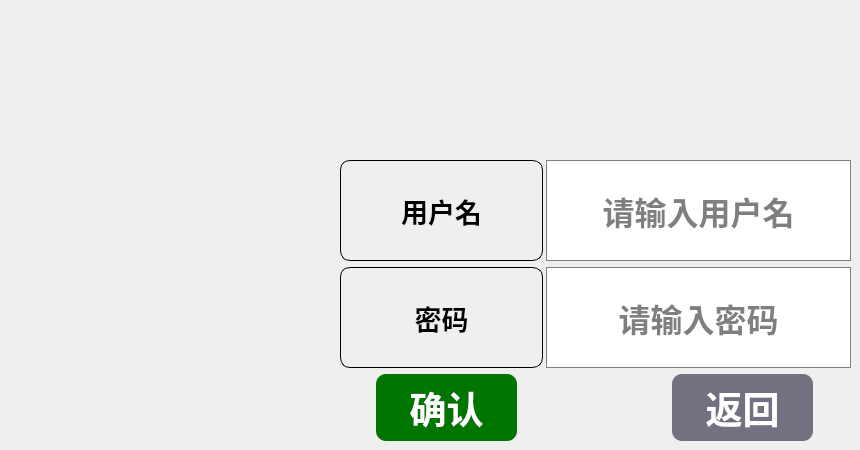
    <widget class="QWidget" name="page">
     <widget class="QWidget" name="layoutWidget">
      <property name="geometry">
       <rect>
        <x>340</x>
        <y>160</y>
        <width>511</width>
        <height>281</height>
       </rect>
      </property>
      <layout class="QVBoxLayout" name="verticalLayout_3" stretch="1,1,1">
       <item>
        <layout class="QHBoxLayout" name="horizontalLayout_11" stretch="2,3">
         <property name="spacing">
          <number>3</number>
         </property>
         <property name="sizeConstraint">
          <enum>QLayout::SetFixedSize</enum>
         </property>
         <item>
          <widget class="QPushButton" name="pushButton_6">
           <property name="sizePolicy">
            <sizepolicy hsizetype="Expanding" vsizetype="Preferred">
             <horstretch>0</horstretch>
             <verstretch>0</verstretch>
            </sizepolicy>
           </property>
           <property name="font">
            <font>
             <pointsize>20</pointsize>
             <weight>75</weight>
             <bold>true</bold>
            </font>
           </property>
           <property name="styleSheet">
            <string notr="true">border-radius: 10px; 
border-style: outset;
border:1px  solid #000;</string>
           </property>
           <property name="text">
            <string>用户名</string>
           </property>
          </widget>
         </item>
         <item>
          <widget class="QLineEdit" name="Username">
           <property name="sizePolicy">
            <sizepolicy hsizetype="Expanding" vsizetype="Preferred">
             <horstretch>0</horstretch>
             <verstretch>0</verstretch>
            </sizepolicy>
           </property>
           <property name="font">
            <font>
             <pointsize>24</pointsize>
             <weight>75</weight>
             <bold>true</bold>
            </font>
           </property>
           <property name="autoFillBackground">
            <bool>false</bool>
           </property>
           <property name="styleSheet">
            <string notr="true">QLineEdit
{
border: 1px solid gray;//边框
border-radius: 4px;//边框圆角
padding: 0 8px;//内容与边框距离
background: white;//背景颜色
selection-background-color: darkgray;//所选内容的背景颜色
	color: rgb(0, 0, 20);
	font: 57 24pt &quot;Ubuntu&quot;;
}


QLineEdit[echoMode=“2”] 
{
	color: rgb(38, 2, 250);
lineedit-password-character: 9679;
}
QLineEdit:read-only //只读状态
{
background: lightblue;
}</string>
           </property>
           <property name="alignment">
            <set>Qt::AlignCenter</set>
           </property>
           <property name="placeholderText">
            <string>请输入用户名</string>
           </property>
           <property name="clearButtonEnabled">
            <bool>false</bool>
           </property>
          </widget>
         </item>
        </layout>
       </item>
       <item>
        <layout class="QHBoxLayout" name="horizontalLayout_12" stretch="2,3">
         <property name="spacing">
          <number>3</number>
         </property>
         <property name="sizeConstraint">
          <enum>QLayout::SetFixedSize</enum>
         </property>
         <item>
          <widget class="QPushButton" name="pushButton_5">
           <property name="sizePolicy">
            <sizepolicy hsizetype="Expanding" vsizetype="Preferred">
             <horstretch>0</horstretch>
             <verstretch>0</verstretch>
            </sizepolicy>
           </property>
           <property name="font">
            <font>
             <pointsize>20</pointsize>
             <weight>75</weight>
             <bold>true</bold>
            </font>
           </property>
           <property name="styleSheet">
            <string notr="true">border-radius: 10px; 
border-style: outset;
border:1px  solid #000;</string>
           </property>
           <property name="text">
            <string>密码</string>
           </property>
          </widget>
         </item>
         <item>
          <widget class="QLineEdit" name="Password">
           <property name="sizePolicy">
            <sizepolicy hsizetype="Expanding" vsizetype="Preferred">
             <horstretch>0</horstretch>
             <verstretch>0</verstretch>
            </sizepolicy>
           </property>
           <property name="font">
            <font>
             <pointsize>24</pointsize>
             <weight>75</weight>
             <bold>true</bold>
            </font>
           </property>
           <property name="autoFillBackground">
            <bool>false</bool>
           </property>
           <property name="styleSheet">
            <string notr="true">QLineEdit
{
border: 1px solid gray;//边框
border-radius: 4px;//边框圆角
padding: 0 8px;//内容与边框距离
background: white;//背景颜色
selection-background-color: darkgray;//所选内容的背景颜色
	color: rgb(0, 0, 20);
	font: 57 24pt &quot;Ubuntu&quot;;
}


QLineEdit[echoMode=“2”] 
{
	color: rgb(38, 2, 250);
lineedit-password-character: 9679;
}
QLineEdit:read-only //只读状态
{
background: lightblue;
}</string>
           </property>
           <property name="echoMode">
            <enum>QLineEdit::Password</enum>
           </property>
           <property name="alignment">
            <set>Qt::AlignCenter</set>
           </property>
           <property name="placeholderText">
            <string>请输入密码</string>
           </property>
           <property name="clearButtonEnabled">
            <bool>false</bool>
           </property>
          </widget>
         </item>
        </layout>
       </item>
       <item>
        <layout class="QHBoxLayout" name="horizontalLayout_16" stretch="1,0,1">
         <property name="spacing">
          <number>9</number>
         </property>
         <property name="sizeConstraint">
          <enum>QLayout::SetDefaultConstraint</enum>
         </property>
         <item>
          <widget class="QPushButton" name="Login">
           <property name="sizePolicy">
            <sizepolicy hsizetype="Preferred" vsizetype="Preferred">
             <horstretch>0</horstretch>
             <verstretch>0</verstretch>
            </sizepolicy>
           </property>
           <property name="minimumSize">
            <size>
             <width>141</width>
             <height>67</height>
            </size>
           </property>
           <property name="maximumSize">
            <size>
             <width>141</width>
             <height>67</height>
            </size>
           </property>
           <property name="font">
            <font>
             <pointsize>28</pointsize>
             <weight>75</weight>
             <bold>true</bold>
            </font>
           </property>
           <property name="styleSheet">
            <string notr="true">QPushButton{
background-color: rgb(0, 118, 0);
color: rgb(255,255, 255);
border: none;
border-radius: 10px;

}
 
QPushButton:hover{
background-color: rgb(47, 150, 9);
color: rgb(255, 255, 255);
border: none;
border-radius: 10px;

}
 
QPushButton:pressed{
background-color: rgb(47, 150, 9);
color: rgb(255, 255, 255);
border: none;
border-radius: 10px;
padding-left:2px;
padding-top:1px;
}</string>
           </property>
           <property name="text">
            <string>确认</string>
           </property>
          </widget>
         </item>
         <item>
          <widget class="QPushButton" name="quickInput">
           <property name="sizePolicy">
            <sizepolicy hsizetype="Fixed" vsizetype="Fixed">
             <horstretch>0</horstretch>
             <verstretch>0</verstretch>
            </sizepolicy>
           </property>
           <property name="minimumSize">
            <size>
             <width>65</width>
             <height>33</height>
            </size>
           </property>
           <property name="maximumSize">
            <size>
             <width>65</width>
             <height>33</height>
            </size>
           </property>
           <property name="font">
            <font>
             <pointsize>28</pointsize>
             <weight>75</weight>
             <bold>true</bold>
            </font>
           </property>
           <property name="styleSheet">
            <string notr="true">QPushButton
{
	background-color: transparent;
}

QPushButton:press
{
	
	background-color: rgb(211, 215, 207);
}
</string>
           </property>
           <property name="text">
            <string/>
           </property>
           <property name="flat">
            <bool>true</bool>
           </property>
          </widget>
         </item>
         <item>
          <widget class="QPushButton" name="Return">
           <property name="sizePolicy">
            <sizepolicy hsizetype="Minimum" vsizetype="Preferred">
             <horstretch>0</horstretch>
             <verstretch>0</verstretch>
            </sizepolicy>
           </property>
           <property name="minimumSize">
            <size>
             <width>141</width>
             <height>67</height>
            </size>
           </property>
           <property name="maximumSize">
            <size>
             <width>141</width>
             <height>67</height>
            </size>
           </property>
           <property name="font">
            <font>
             <pointsize>28</pointsize>
             <weight>75</weight>
             <bold>true</bold>
            </font>
           </property>
           <property name="styleSheet">
            <string notr="true">QPushButton{
background-color: rgb(115, 112, 127);
color: rgb(255, 255, 255);
border: none;
border-radius: 10px;

}
 
QPushButton:hover{
	
	background-color: rgb(85, 85, 127);
color: rgb(255, 255, 255);
border: none;
border-radius: 10px;

}
 
QPushButton:pressed{
background-color: rgb(85, 85, 127);
color: rgb(255, 255, 255);
border: none;
border-radius: 10px;
padding-left:2px;
padding-top:1px;
}</string>
           </property>
           <property name="text">
            <string>返回</string>
           </property>
          </widget>
         </item>
        </layout>
       </item>
      </layout>
     </widget>
    </widget>
